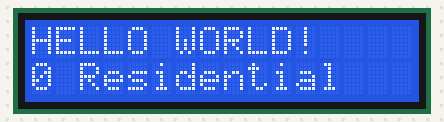
Recording of a sketch running on a simulated Arduino Uno, built with avr-gcc and run on an emulated ATmega328P. On the bench: 16×2 character LCD.

Above: at 0.16 s.
At 3.87 s:
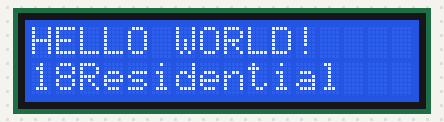
At 7.77 s:
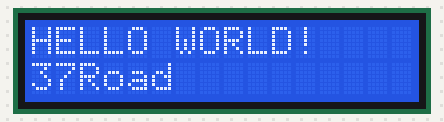
At 15.36 s:
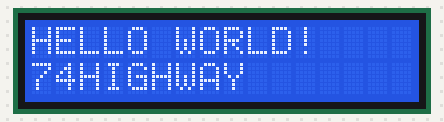
At 27.49 s:
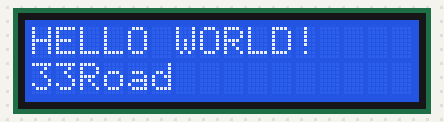
At 39.82 s:
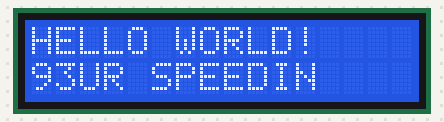

The sketch:

DT_TEST.ino
```cpp
#include <LiquidCrystal.h>
const int rs = 12, en = 11, d4 = 5, d5 = 4, d6 = 3, d7 = 2;
LiquidCrystal lcd(rs, en, d4, d5, d6, d7);
void setup() {
  // put your setup code here, to run once:
  lcd.begin(16, 2);
}
int x = 0;
void loop() {
  // put your main code here, to run repeatedly:
  lcd.print("HELLO WORLD!");
  lcd.setCursor(0, 1);
  lcd.print(String(x));
  lcd.setCursor(2,1);
  if(x<26){
    lcd.print("Residential");
  }
  else{if(x<45){
    lcd.print("Road");
  }
  else{if(x<75){
    lcd.print("HIGHWAY");
  }
  else{
    lcd.print("UR SPEEDIN");
  }
  }}
  x+=1;
  if(x==100){x=0;}
  delay(200);
  lcd.clear();
}
```
